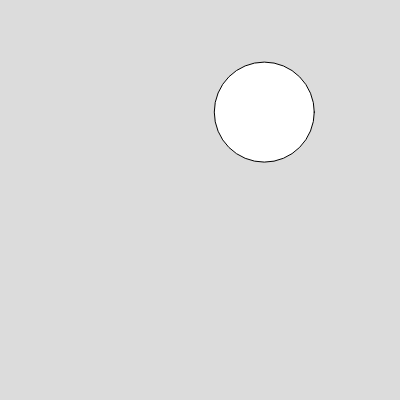
Frame 1 (no input)
Frame 60 (no input): identical to frame 1, image omitted
Frame 120 (the mouse pressed at the canvas centre since frame 60): identical to frame 1, image omitted

The p5.js sketch that drew this single still picture (run headless with seeded random() and noise() and a simulated clock; from frame 60 on, the mouse is pressed at the canvas centre):

// p5.js sketch
// ── sketch.js
let cX;
let cY;
let pcX;
let pcY;
let sP = false;
const cs = 100;

function setup() {
  createCanvas(400, 400);
  relocateCircle();
}

function draw() {
  background(220);
  if (sP && pcX !== undefined && pcY !== undefined) {
    fill(180);
    circle(pcX, pcY, cs);
  }
  fill(255);
  circle(cX, cY, cs);
}

function mousePressed() {
  let d = dist(mouseX, mouseY, cX, cY);
  if (d <= cs / 2) {
    relocateCircle();
  }
}

function relocateCircle() {
  pcX = cX;
  pcY = cY;
  cX = random(cs / 2, width - cs / 2);
  cY = random(cs / 2, height - cs / 2);
}

function keyPressed() {
  if (key === "b") {
    sP = !sP;
  }
}
